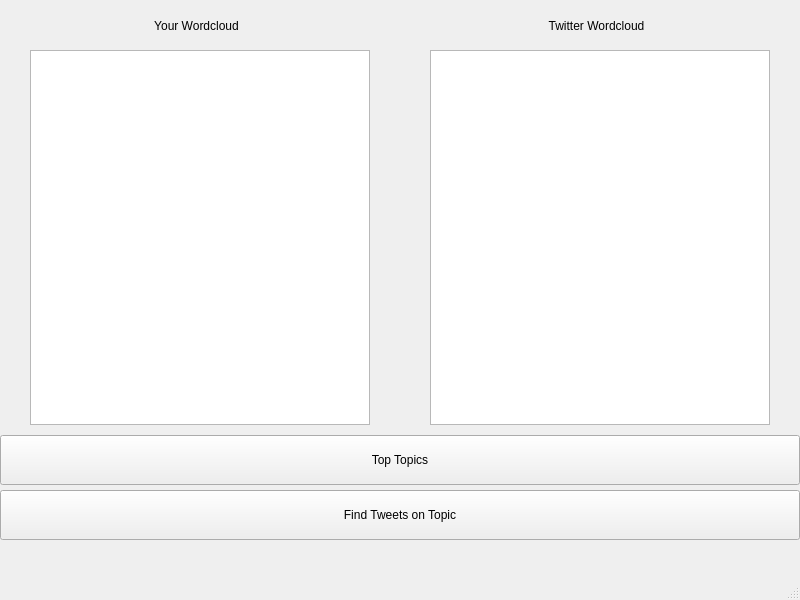
<?xml version="1.0" encoding="UTF-8"?>
<ui version="4.0">
 <class>Wordcloud</class>
 <widget class="QMainWindow" name="Wordcloud">
  <property name="geometry">
   <rect>
    <x>0</x>
    <y>0</y>
    <width>800</width>
    <height>600</height>
   </rect>
  </property>
  <property name="windowTitle">
   <string>MainWindow</string>
  </property>
  <widget class="QWidget" name="centralwidget">
   <widget class="QPushButton" name="pushButton">
    <property name="geometry">
     <rect>
      <x>0</x>
      <y>435</y>
      <width>800</width>
      <height>50</height>
     </rect>
    </property>
    <property name="text">
     <string>Top Topics</string>
    </property>
   </widget>
   <widget class="QPushButton" name="pushButton_2">
    <property name="geometry">
     <rect>
      <x>0</x>
      <y>490</y>
      <width>800</width>
      <height>50</height>
     </rect>
    </property>
    <property name="text">
     <string>Find Tweets on Topic</string>
    </property>
   </widget>
   <widget class="QLabel" name="label">
    <property name="geometry">
     <rect>
      <x>134</x>
      <y>10</y>
      <width>125</width>
      <height>32</height>
     </rect>
    </property>
    <property name="text">
     <string>Your Wordcloud</string>
    </property>
    <property name="textFormat">
     <enum>Qt::PlainText</enum>
    </property>
    <property name="alignment">
     <set>Qt::AlignCenter</set>
    </property>
    <property name="wordWrap">
     <bool>true</bool>
    </property>
   </widget>
   <widget class="QLabel" name="label_2">
    <property name="geometry">
     <rect>
      <x>534</x>
      <y>10</y>
      <width>125</width>
      <height>32</height>
     </rect>
    </property>
    <property name="text">
     <string>Twitter Wordcloud</string>
    </property>
    <property name="alignment">
     <set>Qt::AlignCenter</set>
    </property>
    <property name="wordWrap">
     <bool>true</bool>
    </property>
   </widget>
   <widget class="QGraphicsView" name="graphicsView">
    <property name="geometry">
     <rect>
      <x>30</x>
      <y>50</y>
      <width>340</width>
      <height>375</height>
     </rect>
    </property>
   </widget>
   <widget class="QGraphicsView" name="graphicsView_2">
    <property name="geometry">
     <rect>
      <x>430</x>
      <y>50</y>
      <width>340</width>
      <height>375</height>
     </rect>
    </property>
   </widget>
  </widget>
  <widget class="QMenuBar" name="menubar">
   <property name="geometry">
    <rect>
     <x>0</x>
     <y>0</y>
     <width>800</width>
     <height>26</height>
    </rect>
   </property>
  </widget>
  <widget class="QStatusBar" name="statusbar"/>
 </widget>
 <resources/>
 <connections/>
</ui>
